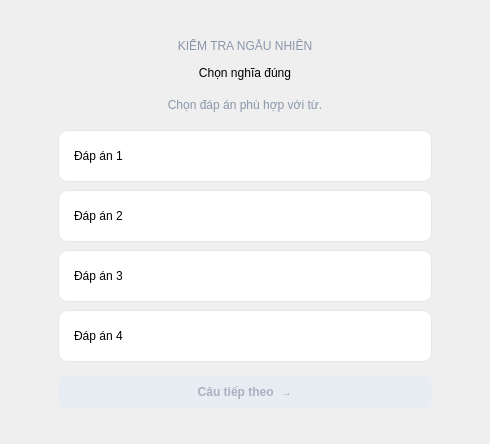
        <widget class="QWidget" name="quizPage">
         <layout class="QVBoxLayout" name="quizLayout">
          <property name="leftMargin">
           <number>0</number>
          </property>
          <property name="topMargin">
           <number>6</number>
          </property>
          <property name="rightMargin">
           <number>0</number>
          </property>
          <property name="bottomMargin">
           <number>0</number>
          </property>
          <item>
           <spacer name="quizTopSpacer">
            <property name="orientation">
             <enum>Qt::Vertical</enum>
            </property>
            <property name="sizeHint" stdset="0">
             <size>
              <width>20</width>
              <height>8</height>
             </size>
            </property>
           </spacer>
          </item>
          <item>
           <layout class="QHBoxLayout" name="quizCenterLayout">
            <item>
             <spacer name="quizLeftSpacer">
              <property name="orientation">
               <enum>Qt::Horizontal</enum>
              </property>
              <property name="sizeHint" stdset="0">
               <size>
                <width>30</width>
                <height>20</height>
               </size>
              </property>
             </spacer>
            </item>
            <item>
             <widget class="QFrame" name="quizCard">
              <property name="minimumSize">
               <size>
                <width>430</width>
                <height>410</height>
               </size>
              </property>
              <property name="maximumSize">
               <size>
                <width>680</width>
                <height>590</height>
               </size>
              </property>
              <property name="frameShape">
               <enum>QFrame::NoFrame</enum>
              </property>
              <layout class="QVBoxLayout" name="quizCardLayout">
               <property name="spacing">
                <number>13</number>
               </property>
               <property name="leftMargin">
                <number>28</number>
               </property>
               <property name="topMargin">
                <number>25</number>
               </property>
               <property name="rightMargin">
                <number>28</number>
               </property>
               <property name="bottomMargin">
                <number>25</number>
               </property>
               <item>
                <widget class="QLabel" name="quizProgress">
                 <property name="styleSheet">
                  <string notr="true">color: #8A96AA; font-size: 9pt;</string>
                 </property>
                 <property name="text">
                  <string>KIỂM TRA NGẪU NHIÊN</string>
                 </property>
                 <property name="alignment">
                  <set>Qt::AlignCenter</set>
                 </property>
                </widget>
               </item>
               <item>
                <widget class="QLabel" name="quizPrompt">
                 <property name="text">
                  <string>Chọn nghĩa đúng</string>
                 </property>
                 <property name="alignment">
                  <set>Qt::AlignCenter</set>
                 </property>
                 <property name="wordWrap">
                  <bool>true</bool>
                 </property>
                </widget>
               </item>
               <item>
                <widget class="QLabel" name="quizFeedback">
                 <property name="minimumSize">
                  <size>
                   <width>0</width>
                   <height>24</height>
                  </size>
                 </property>
                 <property name="styleSheet">
                  <string notr="true">color: #8996AA;</string>
                 </property>
                 <property name="text">
                  <string>Chọn đáp án phù hợp với từ.</string>
                 </property>
                 <property name="alignment">
                  <set>Qt::AlignCenter</set>
                 </property>
                </widget>
               </item>
               <item>
                <layout class="QVBoxLayout" name="quizOptionsLayout">
                 <property name="spacing">
                  <number>8</number>
                 </property>
                 <item>
                  <widget class="QPushButton" name="quizOption1">
                   <property name="styleSheet">
                    <string notr="true">QPushButton { text-align: left; padding: 6px 15px; min-height: 38px; background: white; border: 1px solid #E1E6EF; border-radius: 9px; } QPushButton:hover { background: #F5F7FF; border-color: #AAB7F5; }</string>
                   </property>
                   <property name="text">
                    <string>Đáp án 1</string>
                   </property>
                  </widget>
                 </item>
                 <item>
                  <widget class="QPushButton" name="quizOption2">
                   <property name="styleSheet">
                    <string notr="true">QPushButton { text-align: left; padding: 6px 15px; min-height: 38px; background: white; border: 1px solid #E1E6EF; border-radius: 9px; } QPushButton:hover { background: #F5F7FF; border-color: #AAB7F5; }</string>
                   </property>
                   <property name="text">
                    <string>Đáp án 2</string>
                   </property>
                  </widget>
                 </item>
                 <item>
                  <widget class="QPushButton" name="quizOption3">
                   <property name="styleSheet">
                    <string notr="true">QPushButton { text-align: left; padding: 6px 15px; min-height: 38px; background: white; border: 1px solid #E1E6EF; border-radius: 9px; }</string>
                   </property>
                   <property name="text">
                    <string>Đáp án 3</string>
                   </property>
                  </widget>
                 </item>
                 <item>
                  <widget class="QPushButton" name="quizOption4">
                   <property name="styleSheet">
                    <string notr="true">QPushButton { text-align: left; padding: 6px 15px; min-height: 38px; background: white; border: 1px solid #E1E6EF; border-radius: 9px; }</string>
                   </property>
                   <property name="text">
                    <string>Đáp án 4</string>
                   </property>
                  </widget>
                 </item>
                </layout>
               </item>
               <item>
                <widget class="QPushButton" name="btnNextQuestion">
                 <property name="enabled">
                  <bool>false</bool>
                 </property>
                 <property name="styleSheet">
                  <string notr="true">QPushButton { background: #5B72E8; color: white; border: none; border-radius: 9px; padding: 10px 16px; font-weight: 600; } QPushButton:disabled { background: #E8ECF3; color: #A8B1C0; }</string>
                 </property>
                 <property name="text">
                  <string>Câu tiếp theo  →</string>
                 </property>
                </widget>
               </item>
              </layout>
             </widget>
            </item>
            <item>
             <spacer name="quizRightSpacer">
              <property name="orientation">
               <enum>Qt::Horizontal</enum>
              </property>
              <property name="sizeHint" stdset="0">
               <size>
                <width>30</width>
                <height>20</height>
               </size>
              </property>
             </spacer>
            </item>
           </layout>
          </item>
          <item>
           <spacer name="quizBottomSpacer">
            <property name="orientation">
             <enum>Qt::Vertical</enum>
            </property>
            <property name="sizeHint" stdset="0">
             <size>
              <width>20</width>
              <height>10</height>
             </size>
            </property>
           </spacer>
          </item>
         </layout>
        </widget>
